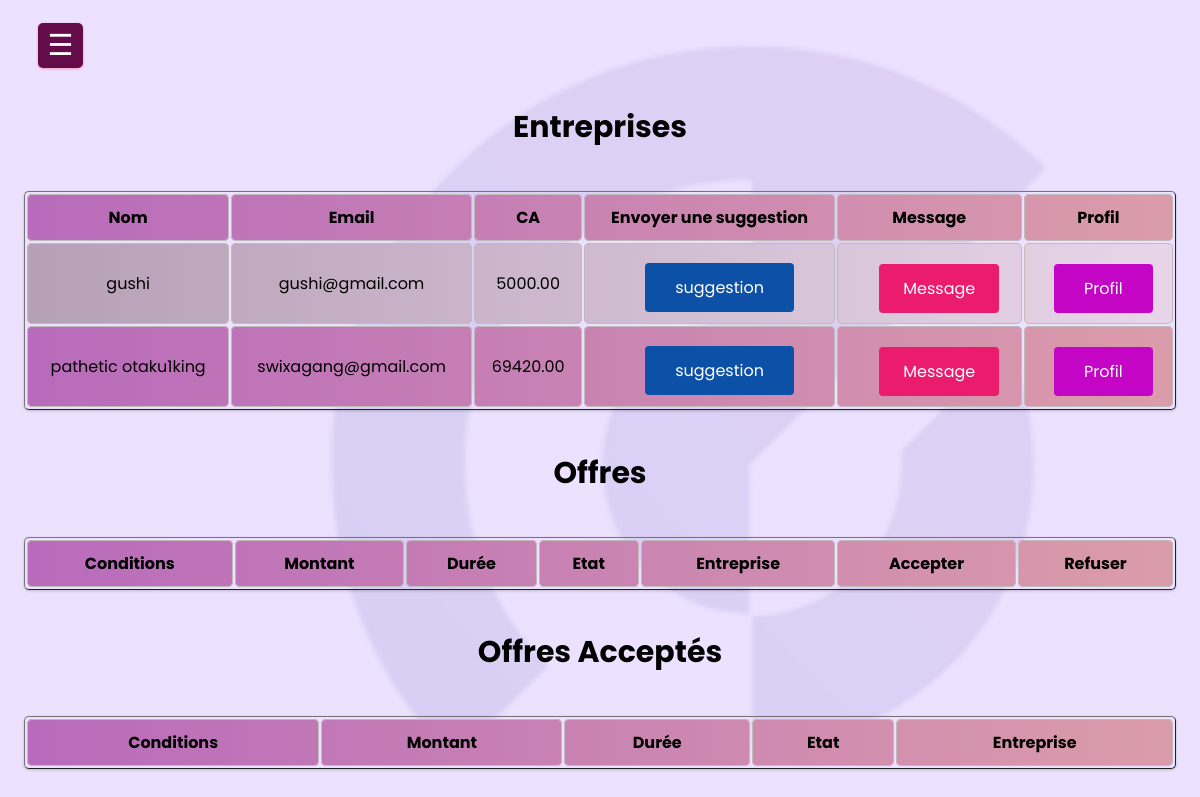
/influenceur.php (signed in), run on an earlier commit of the app's database.
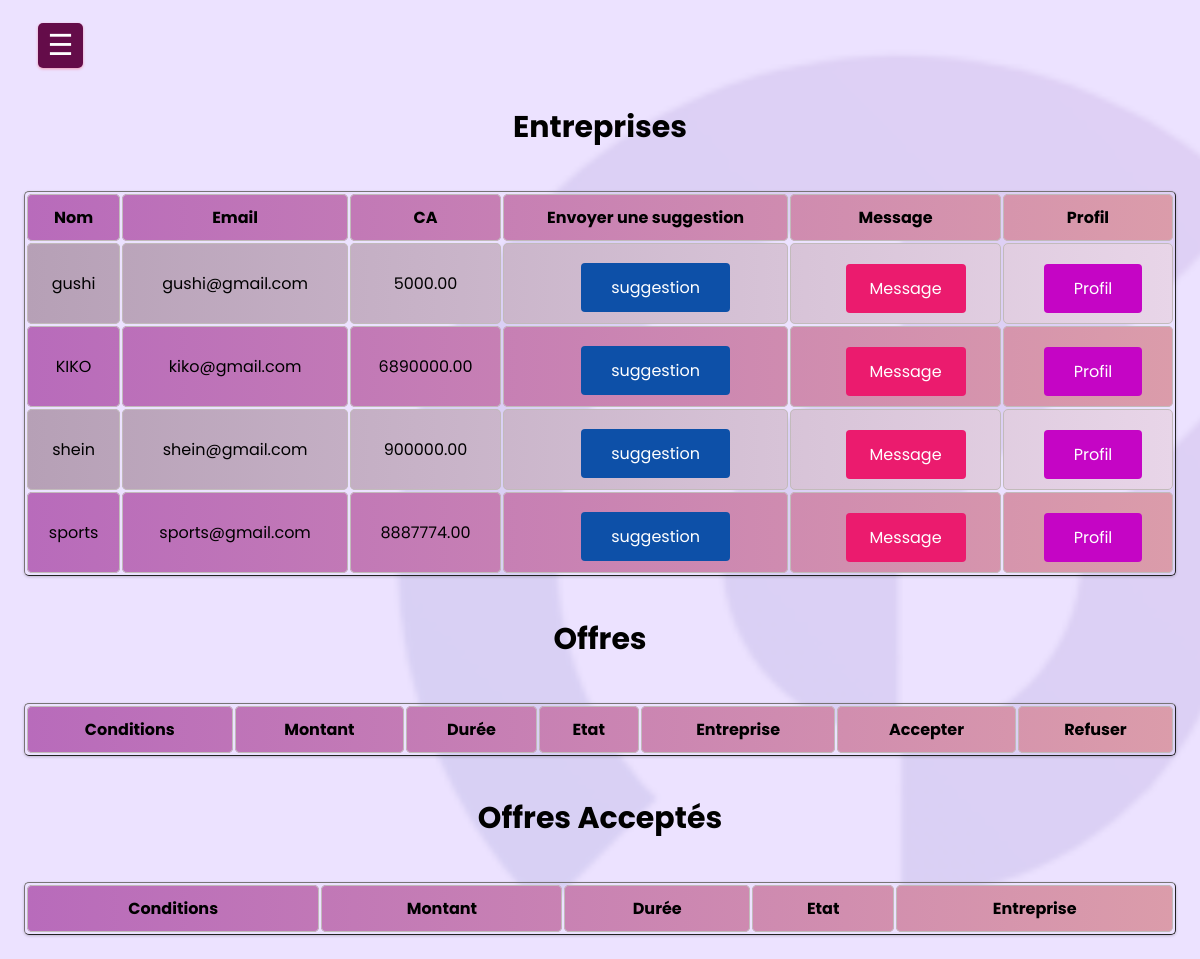
And on a later commit of the database.
### tables this page shows
CREATE TABLE `entreprise` (
  `id` int(11) NOT NULL,
  `nom` varchar(255) NOT NULL,
  `telephone` varchar(20) DEFAULT NULL,
  `email` varchar(255) NOT NULL,
  `logo` varchar(255) DEFAULT NULL,
  `site` varchar(255) DEFAULT NULL,
  `ca` decimal(20,2) DEFAULT NULL,
  `domaine` varchar(255) DEFAULT NULL,
  `password` varchar(255) NOT NULL
);

### influenceur.php (the view, shortened to what this page needs)
<!DOCTYPE html>
<html lang="en">
<head>
    <link rel="stylesheet" href="./css/influenceur.css">
    <link rel="stylesheet" href="https://cdnjs.cloudflare.com/ajax/libs/font-awesome/4.7.0/css/font-awesome.min.css">
</head>
<body>
<label for="check">
    <div id="btn">&#9776;</div>
</label>
  <main>
    </main>
<div class="main">
<?php
include 'database.php';
$sql = "SELECT * FROM entreprise";
$result = $conn->query($sql);
echo "<h2>Entreprises</h2>";
    echo "<table border='1'>
    <tr>
    <th>Nom</th>
    <th>Email</th>
    <th>CA</th>
    <th> Envoyer une suggestion </th>
    <th>Message</th>
    <th>Profil</th>
    </tr>";
    while($row = $result->fetch_assoc()) {
        echo "<tr>";
        echo "<td>" . $row['nom'] . "</td>";
        echo "<td>" . $row['email'] . "</td>";
        echo "<td>" . $row['ca'] . "</td>";
        echo "<td>";
        echo "<form method='post'>";
        echo "<button type='button' class='suggestion-btn'>suggestion</button>";
        echo "</form>";
        echo "</td>";
        echo "<td>";
        echo "<form method='post'>";
        echo "<button type='submit' class='message-btn' name='message'>Message</button>";
        echo "</form>";
        echo "</td>";
        echo "<td>";
        echo "<form method='post'>";
        echo "<button type='submit' class='profile-btn' name='profile'>Profil</button>";
        echo "</form>";
        echo "</td>";
        echo "</tr>";
    }
    echo "</table>";
           ?>
<?php
    echo "<h2>Offres</h2>";
    echo "<table border='1'>
    <tr>
    <th>Conditions</th>
    <th>Montant</th>
    <th>Durée</th>
    <th>Etat</th>
    <th>Entreprise</th>
    <th>Accepter</th>
    <th>Refuser</th>
    </tr>";
    echo "</table>";
           ?>
<?php
    echo "<h2> Offres Acceptés </h2>";
    echo "<table border='1'>
    <tr>
    <th>Conditions</th>
    <th>Montant</th>
    <th>Durée</th>
    <th>Etat</th>
    <th>Entreprise</th>
    </tr>";
    echo "</table>";
?>
</div>
</body>
</html>

What changed in the data, as far as the page shows it:
removed entreprise: nom "pathetic otaku1king", email "swixagang@gmail.com", ca "69420.00"
added entreprise: nom "KIKO", email "kiko@gmail.com", ca "6890000.00"
added entreprise: nom "shein", email "shein@gmail.com", ca "900000.00"
added entreprise: nom "sports", email "sports@gmail.com", ca "8887774.00"
